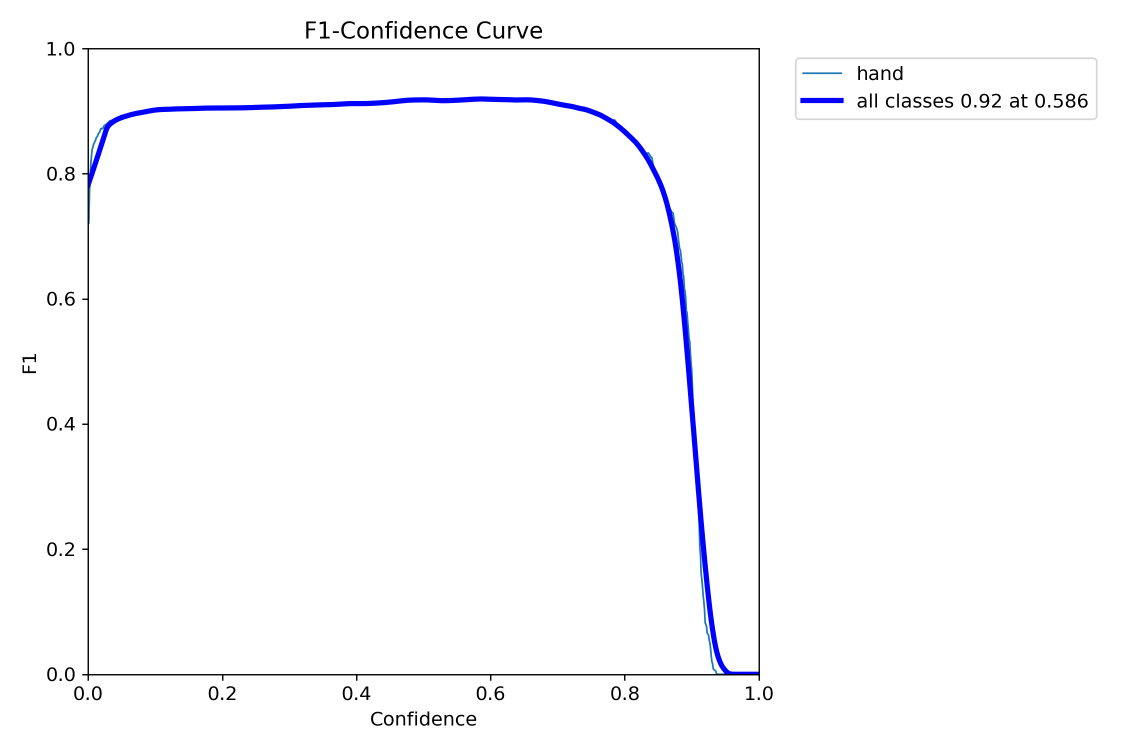
#> input picture runs/detect/train/F1_curve.png, 2250 x 1500 px, found by its file name (shown at 1/2 size); its folder holds 4 pictures in this run
$ jupyter execute --allow-errors data_prepare.ipynb
#> lines starting #> are read from the running program, lines starting #| are printed output that depends on the picture
# HAGRID_YOLO-V1

### Load images and annotations

[cell 1]
import os

def get_images(images_folder):
  # Get paths of all labels
  labels = os.listdir(images_folder)
  for i in range(len(labels)):
    labels[i] = os.path.join(images_folder, labels[i])

  # Get paths of all images
  images = []
  for label in labels:
    tmp = os.listdir(label)
    for image in tmp:
      images.append(os.path.join(label, image))

  # Return list contains paths of all images
  return images

def get_annotations(annotations_folder):
  # Get paths of all json file
  files = os.listdir(annotations_folder)
  for i in range(len(files)):
    files[i] = os.path.join(annotations_folder, files[i])

  # Get bounding box of all images
  annotations = []
  for file in files:
    f = open(file)
    anno_dict = json.load(f)
    keys = list(anno_dict.keys())
    for key in keys:
      tmp = (key, anno_dict[key]['bboxes'])
      annotations.append(tmp)

  # Return list contains names and bboxes of images
  return annotations

# [6 lines left out: function get_image_with_name, not called in this run]

[cell 2]
image_folder = '..\datasets\HAGRID\subsample'
#> (the rest of this cell did not finish here and is left out)

[cell 3]
annotation_folder = '..\datasets\HAGRID\\ann_subsample'
#> (the rest of this cell did not finish here and is left out)

### Double check - 1

[cell 4]
import cv2
import random
import matplotlib.pyplot as plt
import matplotlib.patches as patches

# [39 lines left out: function doublecheck, not called in this run]

[cell 5]
image_folder = '..\datasets\HAGRID\subsample'
annotation_folder = '..\datasets\HAGRID\\ann_subsample'

#> (the rest of this cell did not finish here and is left out)

annotations = get_annotations(annotation_folder)

doublecheck(images, annotations)

### Split dataset

[cell 6]
# [18 lines left out: function train_test_split, not called in this run]

[cell 7]
image_folder = '..\datasets\HAGRID\subsample'
annotation_folder = '..\datasets\HAGRID\\ann_subsample'

#> (the rest of this cell did not finish here and is left out)

annotations = get_annotations(annotation_folder)

train_images, val_images, train_annotations, val_annotations = train_test_split(images, annotations)

print(len(train_images), len(train_annotations), len(val_images), len((val_annotations)))

for i in range(10):
  print(train_images[i])
  print(train_annotations[i])

### Convert to yolo format

[cell 8]
import shutil

# [42 lines left out: function convert_to_yolo, not called in this run]

[cell 9]
image_folder = '..\datasets\HAGRID\subsample'
annotation_folder = '..\datasets\HAGRID\\ann_subsample'

#> (the rest of this cell did not finish here and is left out)

annotations = get_annotations(annotation_folder)

train_images, val_images, train_annotations, val_annotations = train_test_split(images, annotations)

#> (a cell that did not finish here is left out)

### Resize images

[cell 11]
import os
import cv2

def resize(source, destination, width = 640, height = 480):
  """
    Resize all images in source folder and save them in destination folder
  """
#> called with source = '..\\datasets\\HAGRID_YOLO\\images\\train', destination = '..\\datasets\\HAGRID_YOLO\\images\\train_2', width = 640, height = 480
  images = os.listdir(source)
  for image in images:
    img = cv2.imread(os.path.join(source, image))
#> img is the input picture: shape (1500, 2250, 3); mean B, G, R 252.6, 250.6, 250.5
    img = cv2.resize(img, (width, height), interpolation = cv2.INTER_CUBIC)
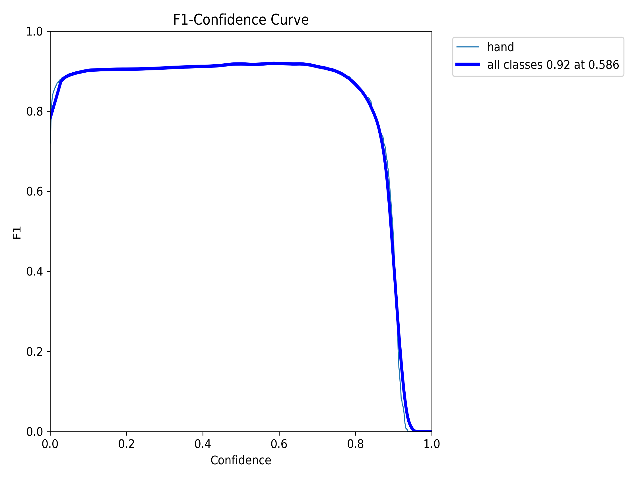
#> img: shape (480, 640, 3); mean B, G, R 252.6, 250.7, 250.6
    cv2.imwrite(os.path.join(destination, image), img)
#> pass 2 of the loop in resize, `for image in images:`:
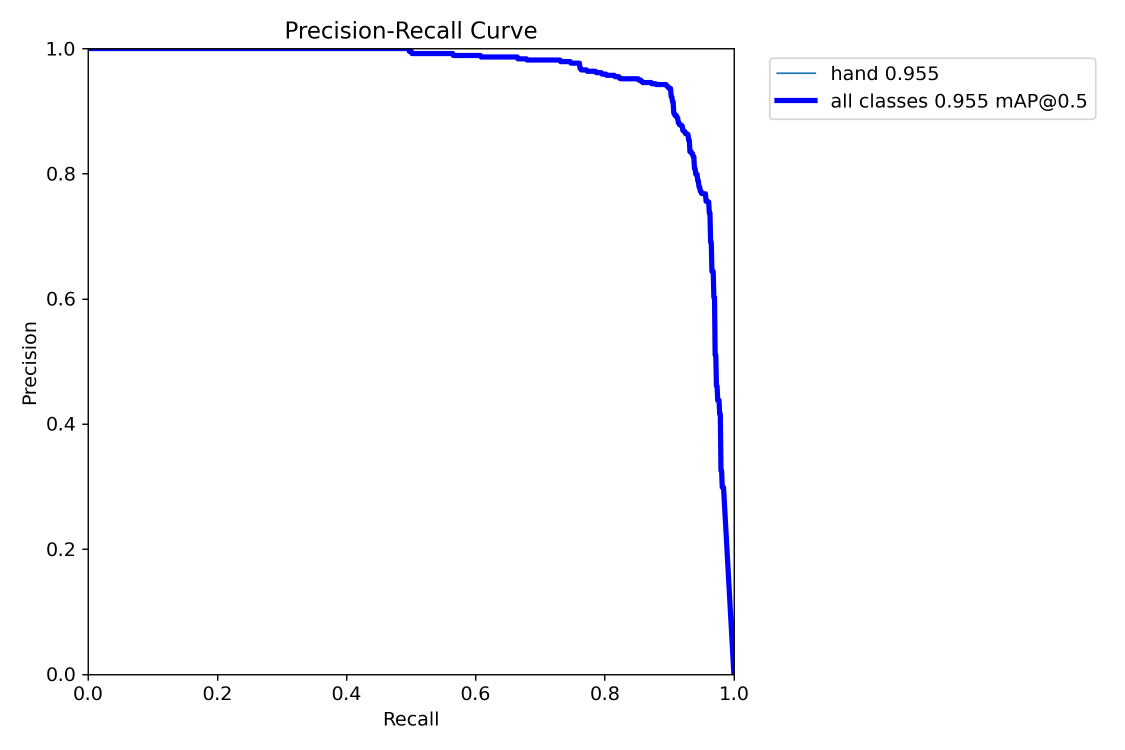
#> input picture runs/detect/train/PR_curve.png, 2250 x 1500 px, found by its file name (shown at 1/2 size)
#> in resize, img is the input picture: shape (1500, 2250, 3); mean B, G, R 252.5, 250.9, 250.9
#> in resize, `img = cv2.resize(img, (width, height), interpolation = cv2.INTER_CUBIC)`:
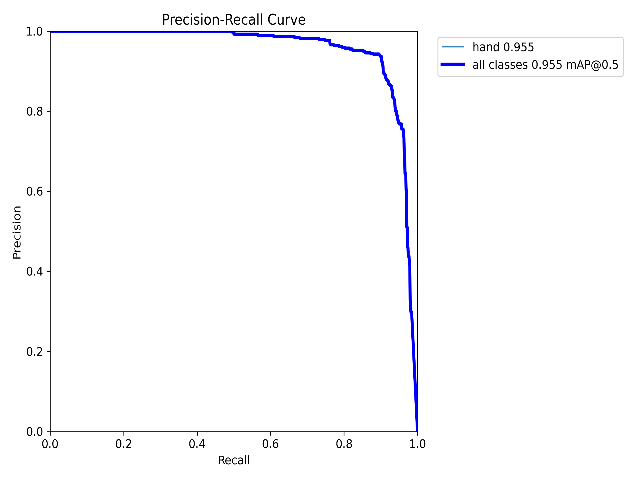
#> img: shape (480, 640, 3); mean B, G, R 252.4, 250.8, 250.8
#> pass 3 of the loop in resize, `for image in images:`:
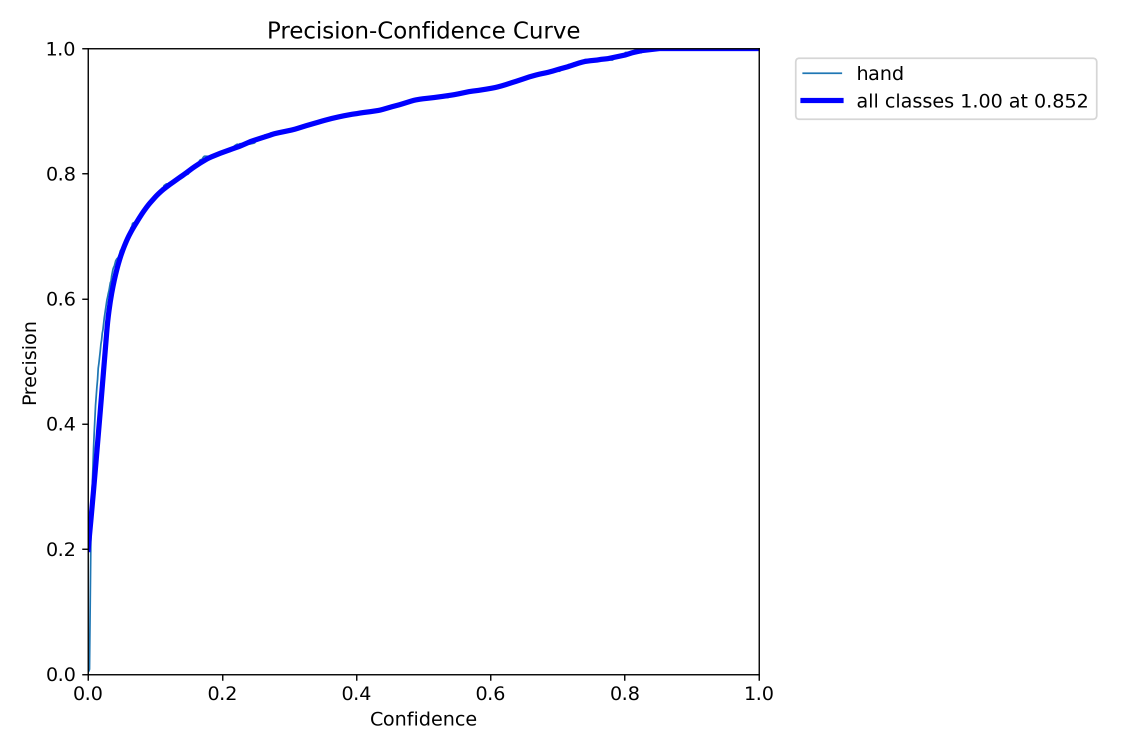
#> input picture runs/detect/train/P_curve.png, 2250 x 1500 px, found by its file name (shown at 1/2 size)
#> in resize, img is the input picture: shape (1500, 2250, 3); mean B, G, R 252.4, 250.8, 250.8
#> in resize, `img = cv2.resize(img, (width, height), interpolation = cv2.INTER_CUBIC)`:
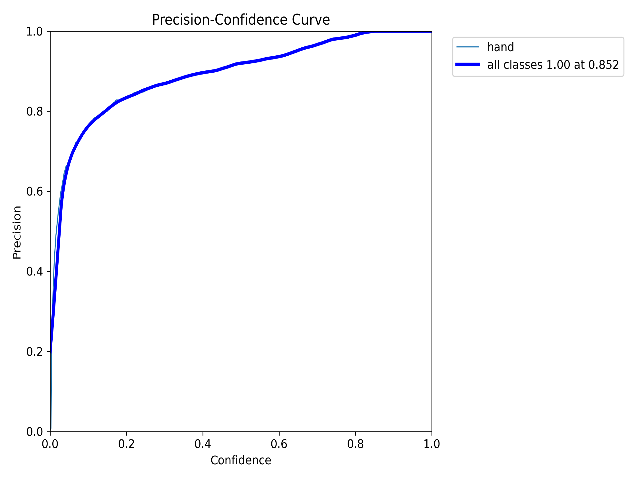
#> img: shape (480, 640, 3); mean B, G, R 252.5, 250.9, 250.9
#> the loop made 4 passes; the first 3 are shown

[cell 12]
source = '..\datasets\HAGRID_YOLO\images\\train'
destination = '..\datasets\HAGRID_YOLO\images\\train_2'

resize(source, destination)

### Double check - 2

[cell 13]
import os
import cv2
import random
import matplotlib.pyplot as plt
import matplotlib.patches as patches

def doublecheck(images, annotations, width = 640, height = 480):
  # Get 36 random annotations
#> called with images = '..\\datasets\\HAGRID_YOLO\\images\\train', annotations = '..\\datasets\\HAGRID_YOLO\\labels\\train', width = 640, height = 480
  idlist = []
  for _ in range(36):
    idlist.append(random.randint(0, 1499))

  # List of all .txt files
  files = os.listdir(annotations)

  # Get all image paths from .txt files
  image_paths = []
  for f in files:
    path = f.replace('txt', 'png')
    path = os.path.join(images, path)
    image_paths.append(path)

  # Join all .txt files to annotations path
  for i in range(len(files)):
    files[i] = os.path.join(annotations, files[i])

  # Check each image
  h, w = 0, 0
  fig, ax = plt.subplots(6, 6, figsize = (12, 12))
  for idx in idlist:
    with open(files[idx], 'r') as f:
      lines = f.readlines()
      for line in lines:
        tmp = line.split()

        box_center_x = float(tmp[1]) * width
        box_center_y = float(tmp[2]) * height
        box_width = float(tmp[3]) * width
        box_height = float(tmp[4]) * height

        xtl = box_center_x - (box_width / 2)
        ytl = box_center_y - (box_height / 2)

        # Load image
        image = cv2.imread(image_paths[idx])

        # Visualize image
        ax[h, w].imshow(image)
        rect = patches.Rectangle((xtl, ytl), box_width, box_height, linewidth = 1, edgecolor = 'r', facecolor = 'none')
        ax[h, w].add_patch(rect)
        ax[h, w].axis('off')

      h += 1
      if h == 6:
        h = 0
        w += 1

  plt.savefig("..\datasets\HAGRID_YOLO\double_check.png", bbox_inches = 'tight')
